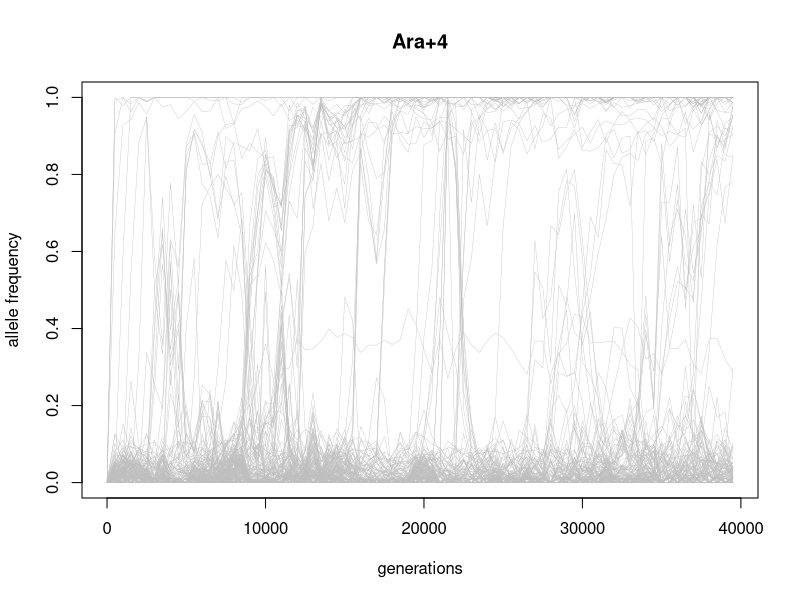

Write R code to recreate this figure.
#November 2019 - IBB PhD Programme 'Evolution'
#Hands-on: visualizing evolution in the LTEE 
#By Alejandro Couce
#Data from Good et al (2017) Nature.

#LOAD FILE
data<-read.table(file='Ara+4_timecourse.csv', sep = ",", header=T)
head(data)[1:15]

#PARAMETERS
alleles<-dim(data)[1] #read number of alleles
generations<-seq(0,50000,500) #50000 generations long timecourse, sampled every 500 generations
timepoints<-80 #choose window size

#PLOT
x11(width = 12, height = 5)
plot(generations[1:timepoints],data[2,6:(6+timepoints-1)], type='l', ylim=c(0,1), col='grey',lwd=0.35, xlab='generations', ylab='allele frequency', main='Ara+4')
for (a in 3:alleles) {lines(generations[1:timepoints],data[a,6:(6+timepoints-1)], type='l', col='grey', lwd=0.35)}












